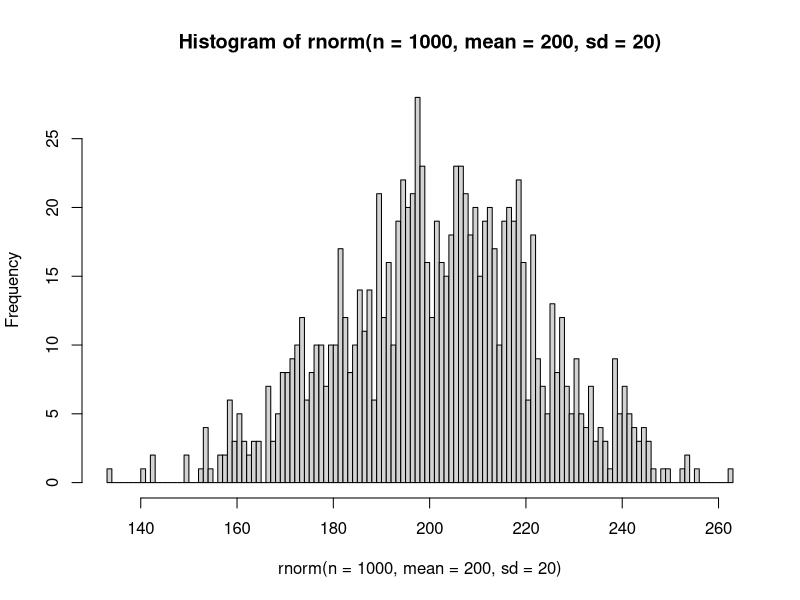
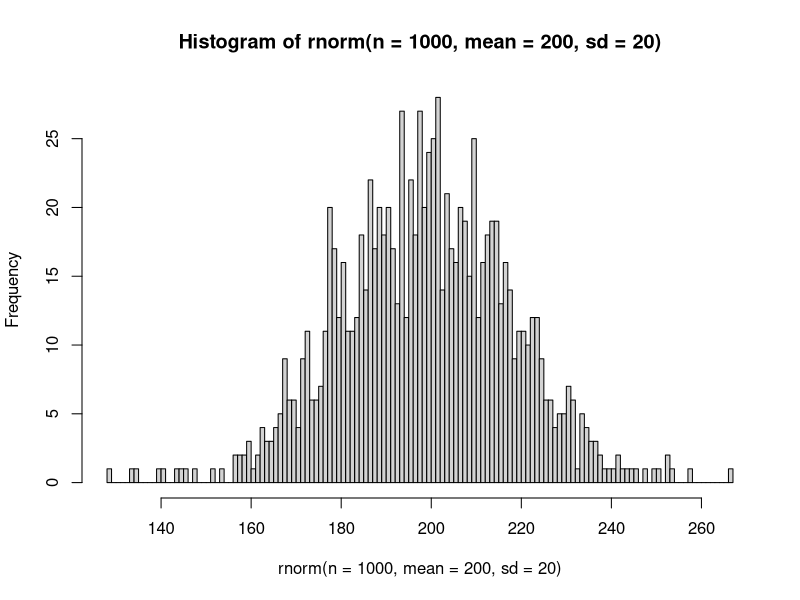

Recreate these plots in R, in order.
## ---- chunk 1
knitr::opts_chunk$set(echo = TRUE)
## ---- chunk 2
#install.packages("tidyverse", Ncpus = 4)
library(tidyverse)

install.packages("praise")
library(praise)
praise()
## ---- chunk 3
# typing a variable will print it out
mtcars

# first row, first column (just one element)
mtcars[1, 1]

# First row, all columns Note that this uses the row's name
mtcars["Mazda RX4", ]

# Everything
mtcars[, ]

# First column, all rows
mtcars[, 1]
mtcars$mpg
mtcars[, "mpg"]

# First ten rows, all columns
mtcars[1:10, ]
## ---- chunk 4
# A vector
my_vector <- c(1, 2, 3, 4, 5)

# First element
my_vector[1]
# First three elements
my_vector[1:3]

my_vector[c(TRUE, TRUE, FALSE, FALSE, TRUE)]
## ---- chunk 5
one_big_number <- c(1, 2, 4, 5, 10000000000)
big_mean <- mean(one_big_number)
big_mean

small_mean <- mean(c(2, 3, 4, 10))
small_mean
## ---- chunk 6
mean(c(1, 3, 4, NA, 34))
## ---- chunk 7
mean(c(1, 3, 4, NA, 34), na.rm = TRUE)
## ---- chunk 8
median(one_big_number)

mtcars <- mtcars
median(mtcars$mpg)
## ---- chunk 9
min(mtcars$mpg)

max(one_big_number)
## ---- chunk 10
sum(one_big_number)
sum(c(1, 1, 1, 1, 1, 1))
## ---- chunk 11
sd(one_big_number)
mpg_sd <- sd(mtcars$mpg)
mpg_sd
## ---- chunk 12
library(tidyverse)
mtcars <- mtcars

"bob" == "bob"
"bob" != "bob"

mtcars$mpg > 30

# We don't need to use the $ operator here like this: mtcars$mpg
filter(mtcars, mpg > 30)

# and
filter(mtcars, mpg > 30 & wt < 2)

# or
filter(mtcars, mpg > 30 | wt < 2)

filter(mtcars, carb == 2)
## ---- chunk 13
select(mtcars, mpg, disp)

head(select(mtcars, -mpg, -disp))

select(mtcars, -mpg, -disp) |>
    head()

select(mtcars, !mpg, !disp) |>
    head(., n = 4)

4 %>%
    head(mtcars, n = .)

select(mtcars, !mpg, !disp) %>%
    head(n = 4)

# Nested functions, the inner-most function is executed first
head(select(mtcars, mpg, disp))
## ---- chunk 14
hist(rnorm(n = 1000, mean = 200, sd = 20), n = 100)

rnorm(n = 1000, mean = 200, sd = 20) |>
    hist(n = 100)
## ---- chunk 15
aov(mpg ~ disp + wt, data = mtcars)

anova_summary <- summary(aov(mpg ~ disp + wt, data = mtcars))
anova_summary
## ---- chunk 16
table(
    c(
        "category a",
        "category a",
        "category a",
        "category b",
        "category b",
        "category b"
    ),
    c(
        "red",
        "blue",
        "red",
        "blue",
        "blue",
        "blue"
    )
)

select(mtcars, cyl, vs)

table(mtcars$cyl, mtcars$vs)
## ---- chunk 17

## ---- chunk 18

## ---- chunk 19

## ---- chunk 20

## ---- chunk 21

## ---- chunk 22
